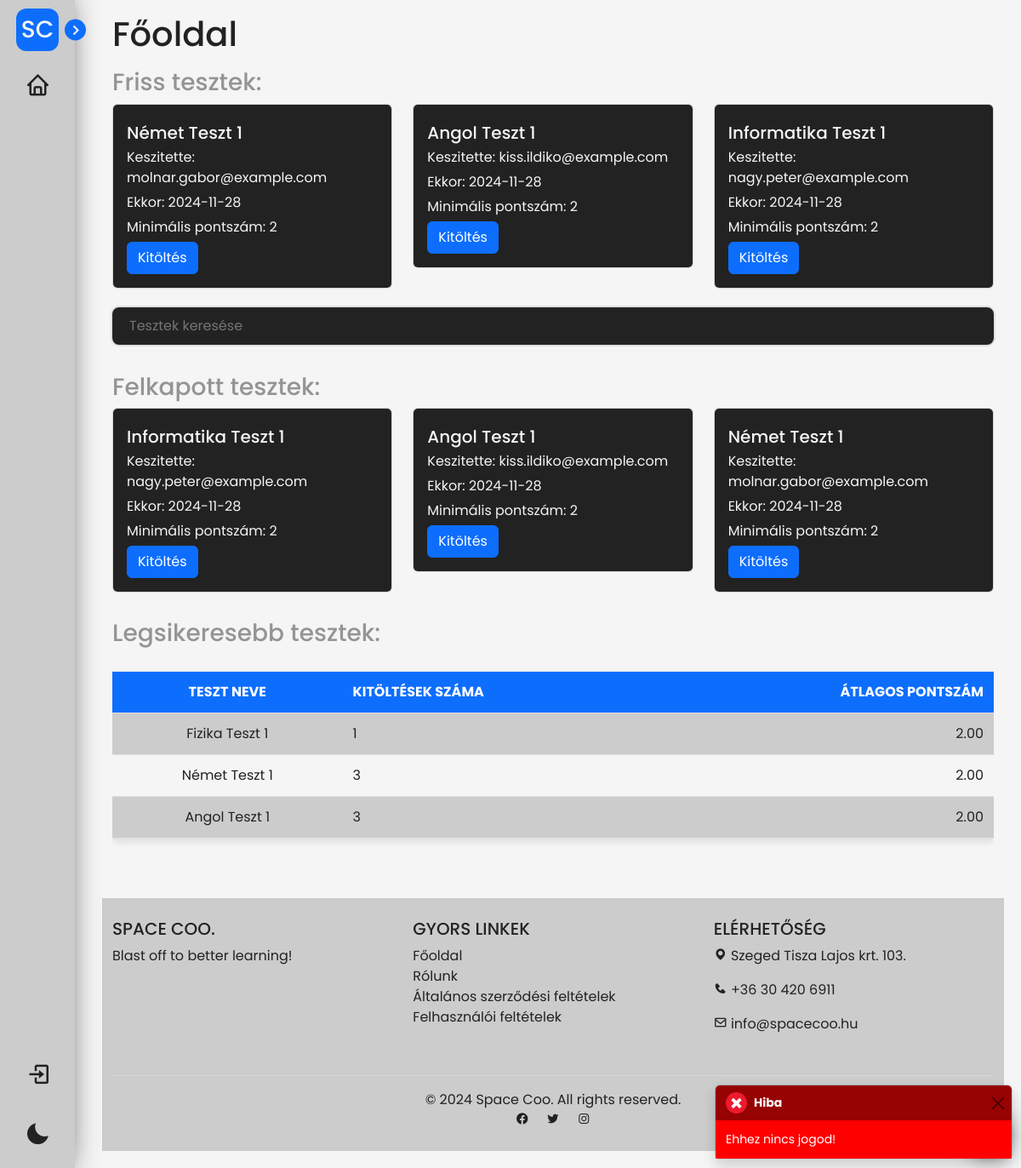
The app's page /index.php?error=unauthorized with its own data.
### tables this page shows
CREATE TABLE `tests` (
  `tid` int(11) NOT NULL,
  `t_name` varchar(255) NOT NULL,
  `date` date NOT NULL,
  `min_score` int(11) DEFAULT NULL,
  `owner` varchar(255) DEFAULT NULL
);

### classes/class.controller.test.php (called while the page is built, shortened)
<?php
class TestController extends Test {
  private $limitAmount;
  public function __construct($testName, $testMinScore, $testOwner) {
    $this->limitAmount = null;
  }
  public static function constructWithLimit($amount) {
    $instance = new self(null, null, null);
    $instance->limitAmount = $amount;
    return $instance;
  }
  public function getLimitedAmountOfTests() {
    return $this->getCustomAmountOfTests($this->limitAmount);
  }
  public function getLimitedAmountOfTestsOrderedBySubmissions() {
    return $this->getCustomAmountOfTestsOrderedBySubmissions($this->limitAmount);
  }
  public function getTestsBestPerformedOnByUsers() {
    return $this->getBestPerformedOnTests($this->limitAmount);
  }
}

### classes/class.dbh.php (called while the page is built)
<?php
class Dbh {
    protected function connect() {
        try {
            $host = "localhost";
            $dbname = "spacecoo";
            $username = "root";
            $password = "";
            $dbh = new PDO("mysql:host=" . $host . ";dbname=" . $dbname, $username, $password);
            return $dbh;
        } catch (PDOException $e) {
            print "Error: " . $e->getMessage() . "<br/>";
            die();
        }
    }
}

### classes/class.test.php (called while the page is built, shortened)
<?php
class Test extends Dbh {
  protected function getCustomAmountOfTests($amount) {
    $stmt = $this->connect()->prepare("SELECT * FROM `tests` ORDER BY `tid` DESC LIMIT $amount");
    if (!$stmt->execute()) {
      $stmt = NULL;
      header('location: index.php?error=stmtfailed');
      exit();
    }
    $result = $stmt->fetchAll(PDO::FETCH_ASSOC);
    return $result;
  }
  protected function getCustomAmountOfTestsOrderedBySubmissions($amount) {
    $sql = "SELECT t.tid, t.t_name, t.date, t.min_score, t.owner, COUNT(ts.tid) AS submission_count FROM  tests t JOIN  test_submission ts ON t.tid = ts.tid GROUP BY  t.tid, t.t_name, t.date, t.min_score, t.owner ORDER BY submission_count DESC LIMIT $amount;";
    $stmt = $this->connect()->prepare($sql);
    if (!$stmt->execute()) {
      $stmt = NULL;
      header('location: index.php?error=stmtfailed');
      exit();
    }
    $result = $stmt->fetchAll(PDO::FETCH_ASSOC);
    return $result;
  }
  public function getBestPerformedOnTests($amount) {
    $sql = "SELECT
                t.t_name AS t_name,
                COUNT(ts.owner) AS submission_count,
                ROUND(AVG(ts.score), 2) AS avg_points
            FROM
                tests t
            JOIN
                test_submission ts ON t.tid = ts.tid
            GROUP BY
                t.t_name
            ORDER BY
                avg_points DESC
            LIMIT $amount;";
    $stmt = $this->connect()->prepare($sql);
    if (!$stmt->execute(array())) {
      $stmt = NULL;
      header('location: index.php?error=stmtfailed');
      exit();
    }
    $result = $stmt->fetchAll(PDO::FETCH_ASSOC);
    return $result;
  }
}

### index.php (the view, shortened to what this page needs)
<?php
include('classes/class.dbh.php');
include('classes/class.test.php');
include('classes/class.controller.test.php');
$limitedTestController = TestController::constructWithLimit(3);
$limitedTests = $limitedTestController->getLimitedAmountOfTests();
$mostSubmittedTests = $limitedTestController->getLimitedAmountOfTestsOrderedBySubmissions();
$bestPerformedTests = $limitedTestController->getTestsBestPerformedOnByUsers();
include('includes/header.php');
?>
<div class="container-fluid">
    <h1>Főoldal</h1>
<?php if(count($limitedTests) > 0) { ?>
    <h3 class="mt-3 grey-color">Friss tesztek:</h3>
    <div class="row">
        <?php foreach($limitedTests as $test) { ?>
        <div class="col-sm-12 col-md-6 col-lg-4">
            <div class="card">
            <div class="card-body">
                <h5 class="card-title"><?php echo $test['t_name'] ?></h5>
                <p >Keszitette: <?php echo $test['owner'] ?></p>
                <p >Ekkor: <?php echo $test['date'] ?></p>
                <p >Minimális pontszám: <?php echo $test['min_score'] ?></p>
                <form action="test.php" method="POST" style="display: inline;">
                    <button type="submit" name="open-test" class="btn btn-primary">Kitöltés</button>
                </form>
            </div>
            </div>
        </div>
        <?php } ?>
    </div>
<?php } ?>
    <div class="row searchrow">
        <input class="col" placeholder="Tesztek keresése" type="text" name="searchbar" id="searchbar">
    </div>
    <div class="row searchrow">
    </div>
<?php if (count($mostSubmittedTests) > 0) { ?>
    <h3 class="mt-3 grey-color">Felkapott tesztek:</h3>
    <div class="row">
        <?php foreach($mostSubmittedTests as $test) { ?>
        <div class="col-sm-12 col-md-6 col-lg-4">
            <div class="card">
            <div class="card-body">
                <h5 class="card-title"><?php echo $test['t_name'] ?></h5>
                <p >Keszitette: <?php echo $test['owner'] ?></p>
                <p >Ekkor: <?php echo $test['date'] ?></p>
                <p >Minimális pontszám: <?php echo $test['min_score'] ?></p>
                <form action="test.php" method="POST" style="display: inline;">
                    <button type="submit" name="open-test" class="btn btn-primary">Kitöltés</button>
                </form>
            </div>
            </div>
        </div>
        <?php } ?>
    </div>
    <?php } ?>
    <?php if(count($bestPerformedTests) > 0) { ?>
    <h3 class="mt-3 grey-color">Legsikeresebb tesztek:</h3>
    <div class="table-container">
        <table>
            <tr>
                <th>Teszt neve</th>
                <th>Kitöltések száma</th>
                <th>Átlagos pontszám</th>
            </tr>
        <?php foreach($bestPerformedTests as $test) { ?>
            <tr>
                <td><?php echo $test["t_name"] ?></td>
                <td><?php echo $test["submission_count"] ?></td>
                <td><?php echo $test["avg_points"] ?></td>
            </tr>
        <?php } ?>
        </table>
    </div>
    <?php } ?>
</div>
<?php
include('includes/footer.php');
?>

### css/footer.css (style rules this page uses)
:root { --background-color: #f5f5f5; --text-color: #222222; --primary-accent: #0d6efd; --secondary-accent: #cccccc; --border-color: #e0e0e0; --highlight-color: #0056b3; }

### css/index.css (style rules this page uses)
:root { --background-color: #f5f5f5; --text-color: #222222; --primary-accent: #0d6efd; --secondary-accent: #cccccc; --border-color: #e0e0e0; --highlight-color: #0056b3; --correct-color: green; --incorrect-color: red; }
* { padding: 0; margin: 0; box-sizing: border-box; text-decoration: none; font-family: Poppins, sans-serif; color: var(--text-color); }
body { background-color: var(--background-color); padding: 20px; padding-left: 120px; transition: all 0.2s ease-in-out; }
* { scrollbar-width: thin; scrollbar-color: var(--primary-accent) var(--secondary-accent); }
#searchbar { background-color: var(--text-color); color: var(--background-color); outline: none; border: 0; padding: 10px 20px; border: 2px solid var(--border-color); border-radius: 10px; transition: all 0.1s ease-in-out; }
.searchrow { display: flex; justify-content: center; padding: 5px 10px; transition: all 0.1s ease-in-out; }
h1 { color: var(--text-color); }
.card-body p, .card-body h5 { color: var(--background-color); margin: 5px 0px; }
.card-body { background-color: var(--text-color); border: 0px; transition: all 0.2s ease-in-out; border-radius: 5px; }
.card { margin-bottom: 15px; }
.grey-color { color: rgb(148, 148, 148) !important; }
.table-container { max-width: 100%; overflow: auto; }
table { width: 100%; border-collapse: collapse; margin: 20px 0; font-size: 16px; font-family: Arial, sans-serif; background-color: var(--background-color); color: var(--text-color); box-shadow: 0 4px 8px rgba(0, 0, 0, 0.1); }
th, td { text-align: left; padding: 12px; border-bottom: 1px solid var(--border-color); }
th { background-color: var(--primary-accent); color: white; font-weight: bold; text-transform: uppercase; }
tr:nth-child(even) { background-color: var(--secondary-accent); }
td { vertical-align: middle; }
td:last-child, th:last-child { text-align: right; }
td:first-child, th:first-child { text-align: center; }

### records on screen
tests: t_name "Német Teszt 1", owner "molnar.gabor@example.com", date "2024-11-28", min_score "2"
tests: t_name "Angol Teszt 1", owner "kiss.ildiko@example.com", date "2024-11-28", min_score "2"
tests: t_name "Informatika Teszt 1", owner "nagy.peter@example.com", date "2024-11-28", min_score "2"

### other values on screen
$test["t_name"] "Fizika Teszt 1"
$test["submission_count"] "1"
$test["avg_points"] "2.00"
$test["t_name"] "Német Teszt 1"
$test["submission_count"] "3"
$test["t_name"] "Angol Teszt 1"
